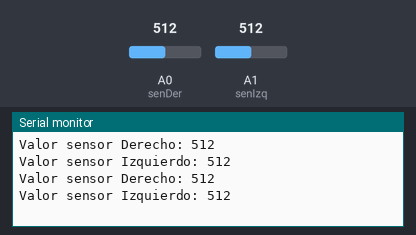
Recording of a sketch running on a simulated Arduino Uno, built with avr-gcc and run on an emulated ATmega328P. On the bench: the last lines printed to the serial monitor. Inputs (shaded band) come from the test bench; at power-on: A0 (senDer) = 512, A1 (senIzq) = 512.

Above: at 1.8 s.
1.9 s: A0 (senDer) set to 440
At 2.4 s:
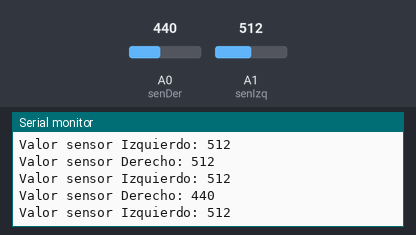
3.4 s: A1 (senIzq) set to 440
At 4.7 s:
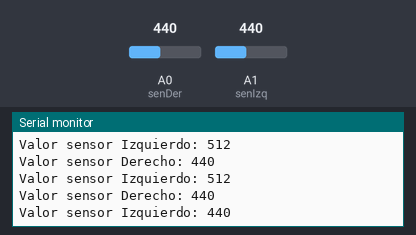
4.9 s: A0 (senDer) set to 460
At 5.8 s:
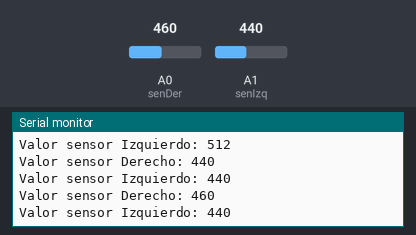
6.4 s: A1 (senIzq) set to 460
At 7.6 s:
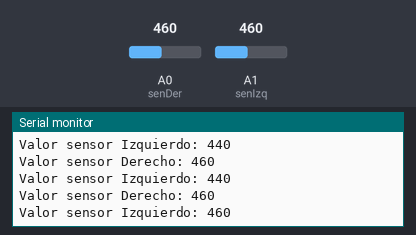
Timing chart, 0 to 8.9 s (numbered marks = the images above; inputs shaded):
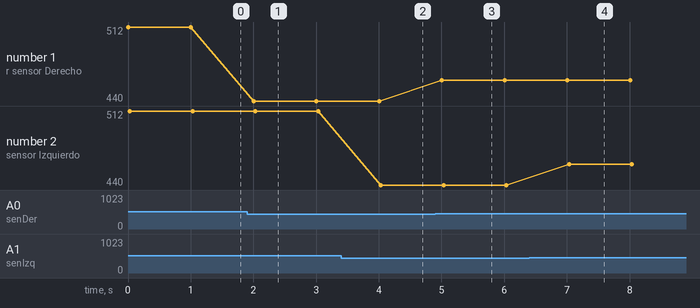

The sketch:

LDRmediciones.ino
```cpp
// LDRmediciones
//
// Implementacion para utilizar los sensores de luz o LDR

int senDer = 0;  //pin al que se conecta el sensor de la derecha
int senIzq = 1;  //pin al que se conecta el sensor de la izquierda
int umbral = 450;

int valSenDer = 0; //variable para almacenar el valor leido por el sensor derecho
int valSenIzq = 0; //variable para almacenar el valor leido por el sensor izquierdo

void setup() {
   Serial.begin(9600);
}

void loop() {
   valSenDer = analogRead(senDer);
   valSenIzq = analogRead(senIzq);

   Serial.print ("Valor sensor Derecho: ");
   Serial.println(valSenDer);
   Serial.print ("Valor sensor Izquierdo: ");
   Serial.println(valSenIzq);

   delay(1000);
 }
```

Measured:
- after the input at 1.9 s, the serial monitor: prints a new line after 0.10 s (image 1)
- after the input at 3.4 s, the serial monitor: prints a new line after 0.63 s (image 2)
- after the input at 4.9 s, the serial monitor: prints a new line after 0.11 s (image 3)
- after the input at 6.4 s, the serial monitor: prints a new line after 0.64 s (image 4)
- plotted number 1: 512 → 440 after the input at 1.9 s, 440 → 460 after the input at 4.9 s
